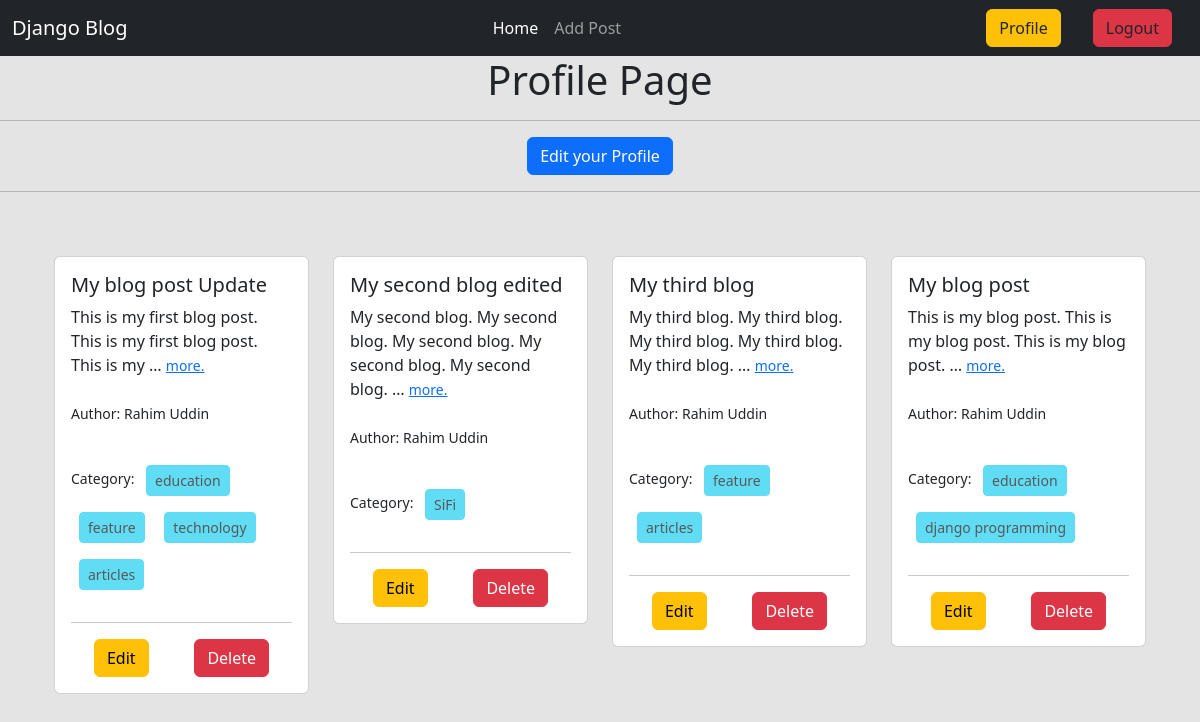
Screenshot of /author/profile/ (signed in) with the database file from the repository.
### posts/models.py (models this page shows, shortened)
class Post(models.Model):
    title = models.CharField(max_length=55)
    content = models.TextField()
    category = models.ManyToManyField(Category) # One post might have multiple categories, and multiple posts might have in one category
    author = models.ForeignKey(User, on_delete=models.CASCADE)    # CASCADE will delete all the posts for this author

### categories/models.py (models this page shows, shortened)
class Category(models.Model):
    name = models.CharField(max_length=100)
    slug = models.SlugField(max_length=100, unique=True, null=True, blank=True)

### author/views.py (the view)
# urls.py: path('profile/', views.user_profile, name='user_profile'),
@login_required
def user_profile(request):
    data = Post.objects.filter(author = request.user)
    return render(request, './profile.html', {'data' : data, 'type' : 'Profile'})

### author/templates/profile.html
{% extends "base.html" %}
{% load crispy_forms_tags %}
{% block content %}
    <div class="container text-center">
        <h1>{{type}} Page</h1>
    </div>
    <hr>
    <div class="container text-center">
        <a class="btn btn-primary" href="{% url 'edit_profile' %}" >Edit your Profile</a>
    </div>
    <hr>
    <div class="row pt-5 container m-auto">
        {% for post in data %}
        <div class="col-sm-3 mb-3 mb-sm-0">
          <div class="card">
            <div class="card-body">
              <h5 class="card-title">{{post.title}}</h5>
              <p class="card-text">
                {{post.content | truncatewords:15 }}
                <small><a href="">more.</a></small>
              </p>
              <p class="py-2">
                <small>Author: {{post.author.first_name}} {{post.author.last_name}}</small>
              </p>
              <p class="py-2">
                <small
                  >Category: {% for cat in post.category.all %}
                  <button class="btn btn-info btn-sm m-2" disabled>
                    {{cat.name}}
                  </button>
                  {% endfor %}
                </small>
              </p>
              <hr />
              <div class="d-flex justify-content-around align-items-center">
                <a href="{% url 'edit_post' post.id %}" class="btn btn-warning">Edit</a>
                <a href="{% url 'delete_post' post.id %}" class="btn btn-danger">Delete</a>
              </div>
            </div>
          </div>
        </div>
        {% endfor %}
      </div>
{% endblock %}

### rows the page displays
Post: title "My blog post Update", content "This is my first blog post. This is my first blog post. This is my …", author.first_name "Rahim", author.last_name "Uddin"
Category: name "education"
Category: name "feature"
Category: name "technology"
Category: name "articles"
Post: title "My second blog edited", content "My second blog. My second blog. My second blog. My second blog. My second blog. …", author.first_name "Rahim", author.last_name "Uddin"
Category: name "SiFi"
Post: title "My third blog", content "My third blog. My third blog. My third blog. My third blog. My third blog. …", author.first_name "Rahim", author.last_name "Uddin"
Post: title "My blog post", content "This is my blog post. This is my blog post. This is my blog post. …", author.first_name "Rahim", author.last_name "Uddin"
Category: name "django programming"

### other values shown
{{ type }} "Profile"
